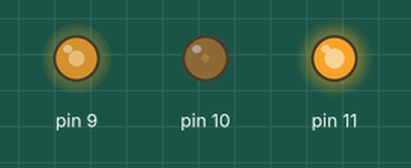
Bench run of a sketch on a simulated Arduino Uno, built with avr-gcc and run on an emulated ATmega328P. Parts: output pins drawn as LEDs (lit = HIGH). Random numbers use the default seed unless the sketch sets one.

Above: at 0.05 s.
At 5.06 s:
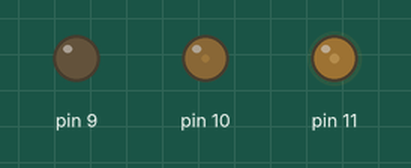
At 9.98 s:
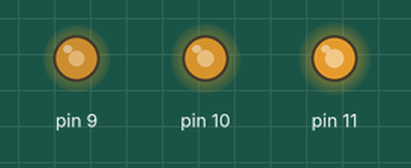
At 19.91 s:
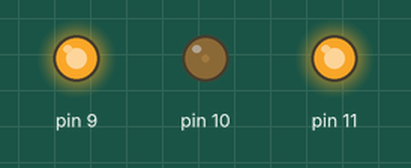
At 29.84 s:
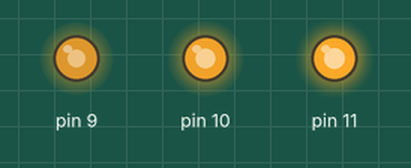
At 39.87 s:
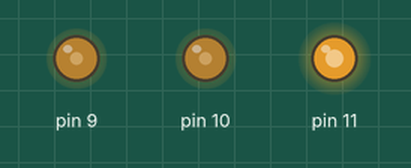
Timing chart, 0 to 40.0 s (numbered marks = the images above):
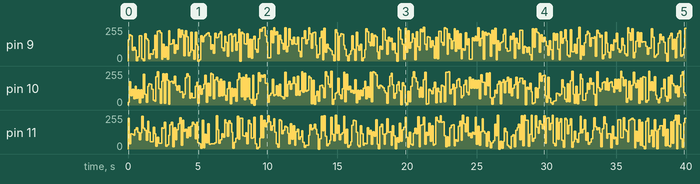

Measured:
- by itself, pin 9: 0/255 → 158/255 at 0.00 s, → 197/255 0.10 s later, → 188/255 0.10 s later, → 80/255 0.10 s later, … (398 changes in this stretch)
- by itself, pin 10: 0/255 → 19/255 at 0.00 s, → 175/255 0.10 s later, → 68/255 0.10 s later, → 120/255 0.10 s later, … (398 changes in this stretch)
- by itself, pin 11: 0/255 → 232/255 at 0.00 s, → 38/255 0.10 s later, → 114/255 0.10 s later, → 109/255 0.10 s later, … (399 changes in this stretch)

The sketch:

EGB.ino
```cpp
void setup() {
  // put your setup code here, to run once:
  pinMode(9,OUTPUT);
  pinMode(10,OUTPUT);
  pinMode(11,OUTPUT);
}

void loop() {
  // put your main code here, to run repeatedly:
  int r=255;
  int g=0;
  int b=255;
  analogWrite(11,random(0,255));
  analogWrite(10,random(0,255));
  analogWrite(9,random(0,255));
  delay(100  );
}
```
